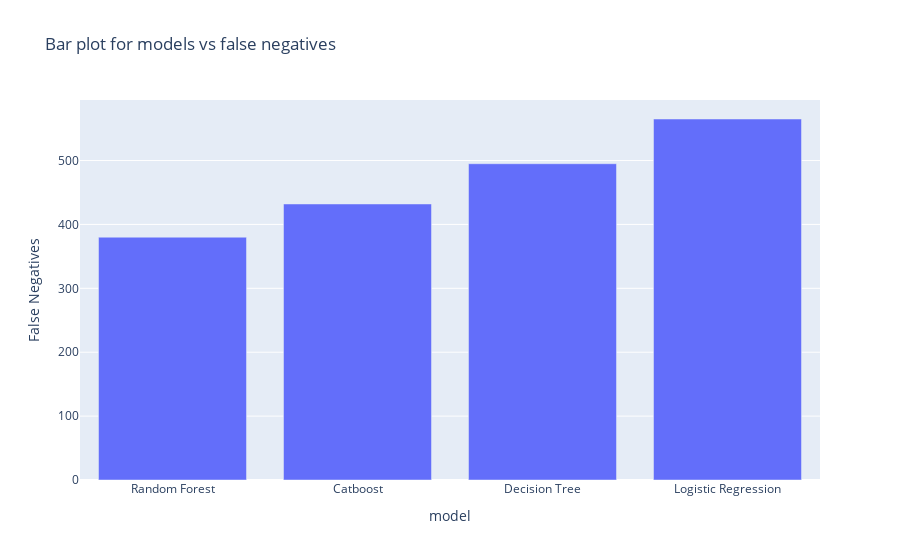

The notebook cell this image was saved under:
### Code cell
import plotly.express as px
px.bar(data_frame=cm_df, x=cm_df['model'], y=cm_df['False Negatives'], title='Bar plot for models vs false negatives')

### Figure 1 — Plotly figure (JSON) as saved in the notebook; plotly's stock layout.template omitted (floating-point values rounded to 4 significant figures)
{"data": [{"hovertemplate": "model=%{x}<br>False Negatives=%{y}<extra></extra>", "legendgroup": "", "marker": {"color": "#636efa", "pattern": {"shape": ""}}, "name": "", "orientation": "v", "showlegend": false, "textposition": "auto", "type": "bar", "x": ["Random Forest", "Catboost", "Decision Tree", "Logistic Regression"], "xaxis": "x", "y": [380, 432, 495, 565], "yaxis": "y"}], "layout": {"barmode": "relative", "legend": {"tracegroupgap": 0}, "title": {"text": "Bar plot for models vs false negatives"}, "xaxis": {"anchor": "y", "domain": [0, 1], "title": {"text": "model"}}, "yaxis": {"anchor": "x", "domain": [0, 1], "title": {"text": "False Negatives"}}}}
